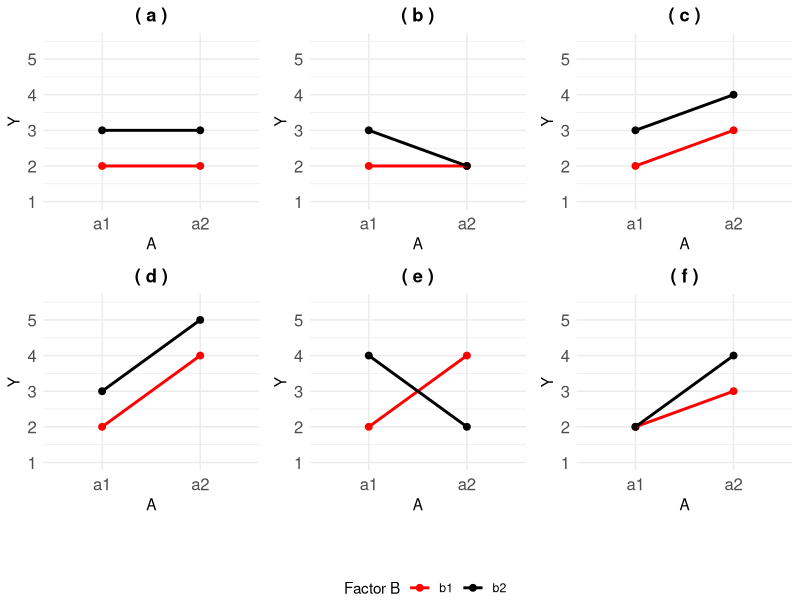

Write the R code that produced this figure.
## ---- chunk 1

# Load necessary libraries
library(ggplot2)
library(gridExtra)
library(gtable)
library(grid)

y_limits <- c(1, 5.5)

# Create data for the six plots
data_list <- list(
  data.frame(A = rep(c("a1", "a2"), each = 2), B = rep(c("b1", "b2"), 2), Y = c(2, 3, 2, 3)),  # (a) No interaction
  data.frame(A = rep(c("a1", "a2"), each = 2), B = rep(c("b1", "b2"), 2), Y = c(2, 3, 2, 2)),  # (b) Main effect of B only
  data.frame(A = rep(c("a1", "a2"), each = 2), B = rep(c("b1", "b2"), 2), Y = c(2, 3, 3, 4)),  # (c) Main effect of A only
  data.frame(A = rep(c("a1", "a2"), each = 2), B = rep(c("b1", "b2"), 2), Y = c(2, 3, 4, 5)),  # (d) Main effect of A and B
  data.frame(A = rep(c("a1", "a2"), each = 2), B = rep(c("b1", "b2"), 2), Y = c(2, 4, 4, 2)),  # (e) Interaction effect
  data.frame(A = rep(c("a1", "a2"), each = 2), B = rep(c("b1", "b2"), 2), Y = c(2, 2, 3, 4))   # (f) Interaction + Main effect of A
)



# Function to extract legend
get_legend <- function(myggplot) {
  tmp <- ggplotGrob(myggplot)
  leg <- gtable_filter(tmp, "guide-box") 
  return(leg)
}

# Create the first plot with a legend
p1 <- ggplot(data_list[[1]], aes(x = A, y = Y, group = B, color = B)) +
  geom_point(size = 2) +
  geom_line(size = 1) +
  scale_color_manual(values = c("red", "black"), name = "Factor B") +  # Add legend title
  labs(x = "A", y = "Y") +
  theme_minimal() +
  theme(legend.position = "bottom")

# Extract the global legend
global_legend <- get_legend(p1)

# Create the remaining plots WITHOUT a legend
plot_list <- lapply(1:6, function(i) {
  ggplot(data_list[[i]], aes(x = A, y = Y, group = B, color = B)) +
    geom_point(size = 2) +
    geom_line(size = 1) +
    scale_color_manual(values = c("red", "black")) +
    labs(x = "A", y = "Y") +
    ggtitle(paste("(",letters[i],")")) +
    theme_minimal() +
    theme(legend.position = "none",  # Remove individual legends
          plot.title = element_text(hjust = 0.5, face = "bold"),
          axis.text = element_text(size = 12)) +
    scale_y_continuous(limits = y_limits)  # Keep Y-axis constant
})

# Arrange plots in a 2x3 grid with the global legend below
grid.arrange(
  arrangeGrob(grobs = plot_list, ncol = 3),  # Arrange plots
  global_legend,  # Add shared legend
  nrow = 2, heights = c(2, 0.3)  # Adjust legend height
)

